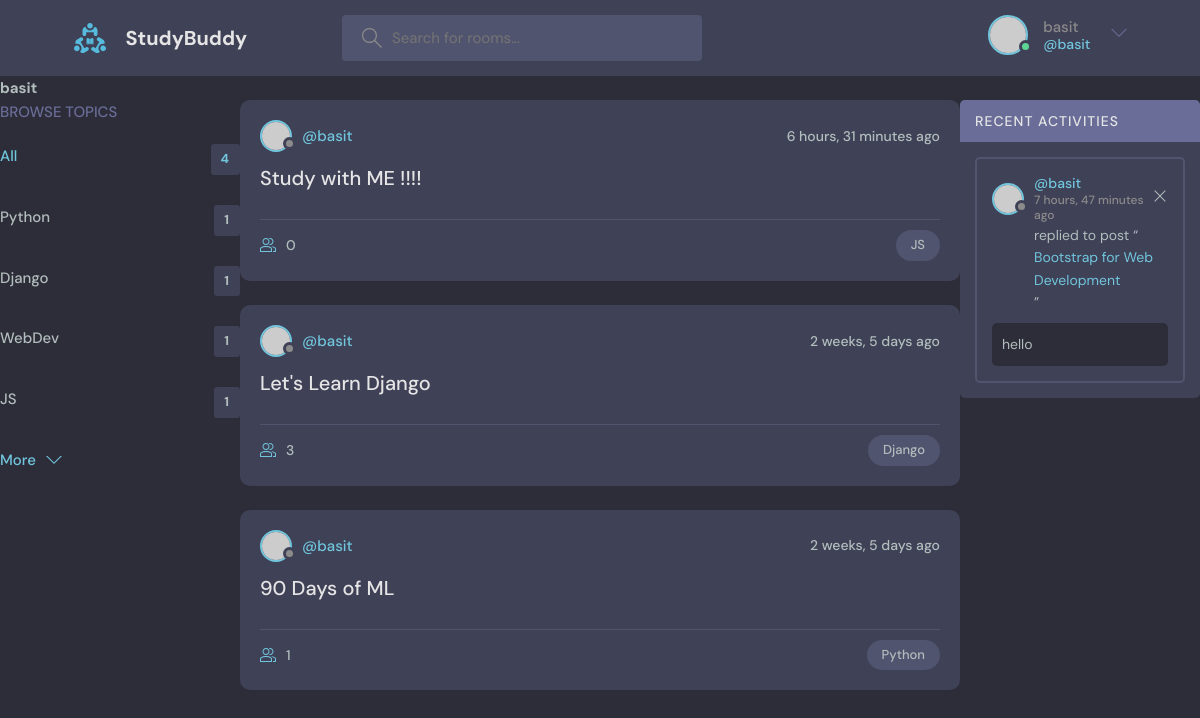
/profile/1/ (signed in), run on the app's committed database.
### base/models.py (models this page shows, shortened)
class Topic(models.Model):
    name = models.CharField(max_length=200)

class Room(models.Model):
    host = models.ForeignKey(User, on_delete=models.SET_NULL, null=True)
    topic = models.ForeignKey(Topic, on_delete=models.SET_NULL, null=True)
    name = models.CharField(max_length=200)
    description = models.TextField(null=True, blank = True)
    participants = models.ManyToManyField(User, related_name='participants', blank=True)
    updated = models.DateTimeField(auto_now=True)
    created = models.DateTimeField(auto_now_add=True)
    class Meta:
        ordering = ['-updated','-created']
    def __str__(self):
        return self.name

class Message(models.Model):
    user = models.ForeignKey(User, on_delete=models.CASCADE)
    room = models.ForeignKey(Room, on_delete=models.CASCADE)
    body = models.TextField()
    updated = models.DateTimeField(auto_now=True)
    created = models.DateTimeField(auto_now_add=True)
    class Meta:
        ordering = ['-updated','-created']
    def __str__(self):
        return self.body[0:50]

### base/views.py (the view)
# urls.py: path('profile/<str:pk>/',views.userProfile, name="user-profile"),
def userProfile(request, pk):
    user = User.objects.get(id=pk)
    rooms = user.room_set.all()
    room_messages = user.message_set.all()
    topics = Topic.objects.all()
    context = {'user': user, "rooms": rooms, "room_messages": room_messages, "topics":topics}
    return render(request,'base/profile.html',context)

### base/templates/base/profile.html (shortened to what this page needs)
{% extends 'main.html' %}
{% block content %}
<h1>{{user.username}}</h1>
<div class="profile-container">
    <div>
        {% include 'base/topics_component.html' %}
    </div>
    <div>
        {% include 'base/feed_component.html' %}
    </div>
    <div>
        {% include 'base/activity_component.html' %}
    </div>
</div>
{% endblock content %}

### templates/navbar.html (shortened to what this page needs)
{% load static %}
<header class="header header--loggedIn">
    <div class="container">
      <a href="{% url 'home' %}" class="header__logo">
        <img src="{% static 'images/logo.svg' %}" />
        <h1>StudyBuddy</h1>
      </a>
      <form class="header__search" method="GET" action="{% url 'home' %}">
        <label>
          <input name="q" placeholder="Search for rooms..." />
        </label>
      </form>
      <nav class="header__menu">
        {% if request.user.is_authenticated %}
        <div class="header__user">
          <a href="profile.html">
            <div class="avatar avatar--medium active">
              <img src="https://randomuser.me/api/portraits/men/37.jpg" />
            </div>
            <p>{{request.user.username}} <span>@{{request.user.username}}</span></p>
          </a>
          <button class="dropdown-button">
            <svg version="1.1" xmlns="http://www.w3.org/2000/svg" width="32" height="32" viewBox="0 0 32 32">
              <title>chevron-down</title>
              <path d="M16 21l-13-13h-3l16 16 16-16h-3l-13 13z"></path>
            </svg>
          </button>
        </div>
        {% else %}
        <a href="{% url 'login' %}">
          <img src="{% static 'images/avatar.svg' %}" />
          <p>Login</p>
        </a>
        {% endif %}
      </nav>
    </div>
  </header>

### base/templates/base/topics_component.html
<div class="topics">
  <div class="topics__header">
    <h2>Browse Topics</h2>
  </div>
  <ul class="topics__list">
    <li>
      <a href="{% url 'home' %}" class="active">All <span>{{topics.count}}</span></a>
    </li>
    {% for topic in topics %}
    <li>
      <a href="{% url 'home' %}?q={{topic.name}}">{{topic.name}} <span>{{topic.room_set.all.count}}</span></a>
    </li>
    {% endfor %}
  </ul>
  <a class="btn btn--link" href="topics.html">
    More
    <svg
      version="1.1"
      xmlns="http://www.w3.org/2000/svg"
      width="32"
      height="32"
      viewBox="0 0 32 32"
    >
      <title>chevron-down</title>
      <path d="M16 21l-13-13h-3l16 16 16-16h-3l-13 13z"></path>
    </svg>
  </a>
</div>

### base/templates/base/feed_component.html (shortened to what this page needs)
{% for room in rooms %}
<div class="roomListRoom">
    <div class="roomListRoom__header">
      <a href="{% url 'user-profile' room.host.id %}" class="roomListRoom__author">
        <div class="avatar avatar--small">
          <img src="https://randomuser.me/api/portraits/women/11.jpg" />
        </div>
        <span>@{{room.host.username}}</span>
      </a>
      <div class="roomListRoom__actions">
        <span>{{room.created|timesince}} ago</span>
      </div>
    </div>
    <div class="roomListRoom__content">
      <a href="{% url 'room' room.id %}">{{room.name}}</a>
    </div>
    <div class="roomListRoom__meta">
      <a href="{% url 'room' room.id %}" class="roomListRoom__joined">
        {{room.participants.all.count}}
      </a>
      <p class="roomListRoom__topic">{{room.topic.name}}</p>
    </div>
</div>
{% endfor %}

### base/templates/base/activity_component.html
<div class="activities">
  <div class="activities__header">
    <h2>Recent Activities</h2>
  </div>
  {% for message in room_messages %}
  <div class="activities__box">
    <div class="activities__boxHeader roomListRoom__header">
      <a href="{% url 'user-profile' message.user.id %}" class="roomListRoom__author">
        <div class="avatar avatar--small">
          <img src="https://randomuser.me/api/portraits/women/11.jpg" />
        </div>
        <p>
          @{{message.user}}
          <span>{{message.created|timesince}} ago</span>
        </p>
      </a>
      {% if request.user == message.user %}
      <div class="roomListRoom__actions">
        <a href="{% url 'delete-message' message.id %}">
          <svg
            version="1.1"
            xmlns="http://www.w3.org/2000/svg"
            width="32"
            height="32"
            viewBox="0 0 32 32"
          >
            <title>remove</title>
            <path
              d="M27.314 6.019l-1.333-1.333-9.98 9.981-9.981-9.981-1.333 1.333 9.981 9.981-9.981 9.98 1.333 1.333 9.981-9.98 9.98 9.98 1.333-1.333-9.98-9.98 9.98-9.981z"
            ></path>
          </svg>
        </a>
      </div>
      {% endif %}
    </div>
    <div class="activities__boxContent">
      <p>replied to post “<a href="{% url 'room' message.room.id %}">{{message.room}}</a>”</p>
      <div class="activities__boxRoomContent">
        {{message}}
      </div>
    </div>
  </div>
  {% endfor %}
</div>

### base/templates/base/profile.html (style rules this page uses)
.profile-container { display: grid; grid-template-columns: 1fr 3fr 1fr; }

### data on the page
Topic: name "Python", room_set.all.count "1"
Topic: name "Django", room_set.all.count "1"
Topic: name "WebDev", room_set.all.count "1"
Topic: name "JS", room_set.all.count "1"
Room: host.username "basit", created "6 hours, 31 minutes", name "Study with ME !!!!", participants.all.count "0", topic.name "JS"
Room: host.username "basit", created "2 weeks, 5 days", name "Let's Learn Django", participants.all.count "3", topic.name "Django"
Room: host.username "basit", created "2 weeks, 5 days", name "90 Days of ML", participants.all.count "1", topic.name "Python"
Message: user "basit", created "7 hours, 47 minutes", room "Bootstrap for Web Development", body "hello"

### other printed values
{{ request.user.username }} "basit"
{{ user.username }} "basit"
{{ topics.count }} "4"
